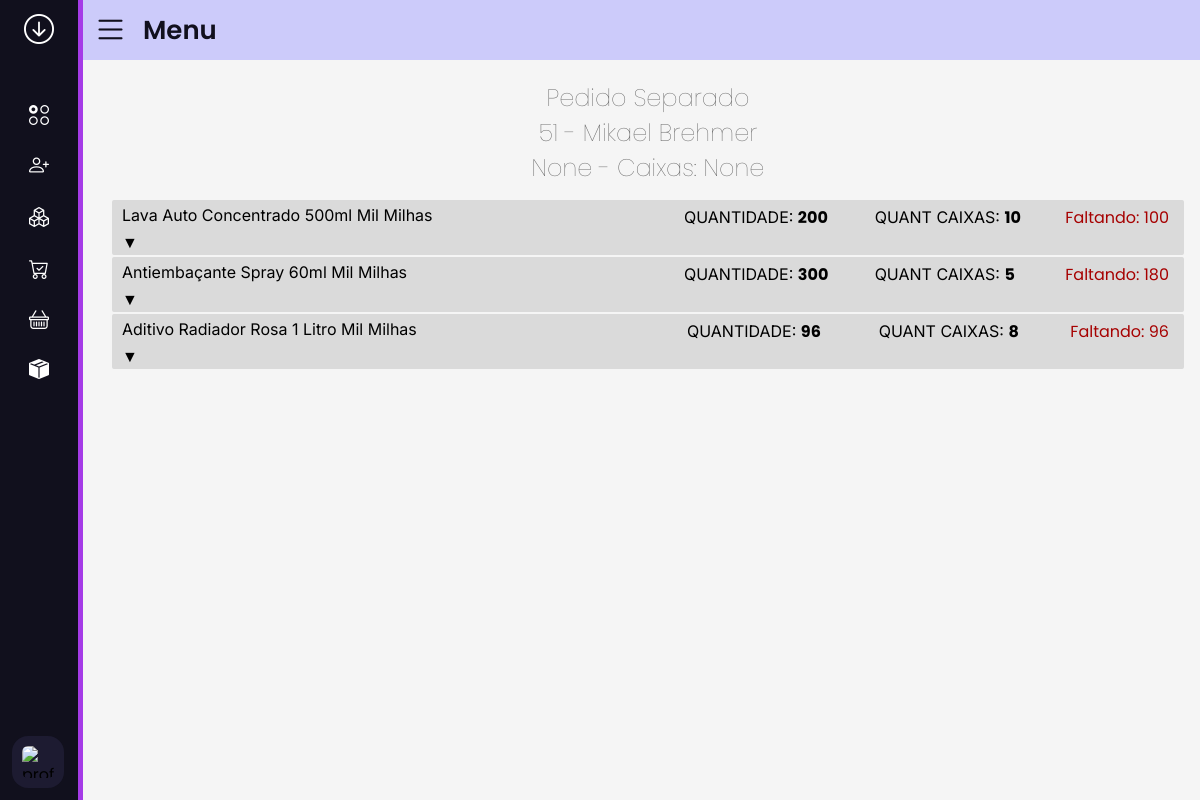
/vendas/expedicao/separando_ver/51/ (signed in), run on the app's committed database.
### vendas/models.py (models this page shows, shortened)
class Pedido(models.Model):
    STATUS_CHOICES = [
        ('em_aberto', 'Em Aberto'),
        ('aprovados', 'Aprovados'),
        ('separando', 'Separando'),
        ('conf_separacao', 'Conferência Separação'),
        ('separacao_finalizada', 'Separação Finalizada'),
        ('finalizados', 'Finalizados'),
        ('cancelado', 'Cancelado'),
    ]
    cliente = models.ForeignKey(Clientes, on_delete=models.CASCADE)
    data = models.DateTimeField(auto_now_add=True)
    status = models.CharField(max_length=20, choices=STATUS_CHOICES, default='em_aberto')
    usuario_responsavel = models.ForeignKey(User, on_delete=models.SET_NULL, null=True, blank=True)
    regime_venda = models.CharField(max_length=50, null=True, blank=True)
    quantidade_inicial_caixas = models.PositiveIntegerField(null=True, blank=True)
    class Meta:
        permissions = [
            ('alterar_status', 'can chance status'),
            ('criar_pedido_amostra', 'can create sample order')
        ]

class PedidoItem(models.Model):
    pedido = models.ForeignKey(Pedido, related_name='itens', on_delete=models.CASCADE)
    content_type = models.ForeignKey(ContentType, on_delete=models.PROTECT)
    object_id = models.PositiveIntegerField()
    produto = GenericForeignKey('content_type', 'object_id')
    quantidade = models.PositiveIntegerField()
    quantidade_caixas = models.PositiveIntegerField()

### cadastros/models.py (models this page shows, shortened)
class Clientes(models.Model):
    REGIME_CHOICES = [
        ('simples', 'Simples'),
        ('normal', 'Normal'),
    ]
    NOTA_CHOICES = [
        ('nota cheia', 'Nota Cheia'),
        ('meia nota', 'Meia Nota'),
        ('1/3 nota', '1/3 Nota'),
        ('70% valor 70% quantidade', '70% Valor 70% Quantidade')
    ]
    name = models.CharField(max_length=40)
    regime = models.CharField(max_length=10, choices=REGIME_CHOICES)
    cnpj = models.CharField(max_length=18) # Altere o tipo de campo conforme necessário
    ie = models.IntegerField()
    cep = models.IntegerField()  # Altere o tipo de campo conforme necessário
    estado = models.CharField(max_length=2)
    cidade = models.CharField(max_length=40)
    rua = models.CharField(max_length=45)
    numero = models.CharField(max_length=10)
    complemento = models.CharField(max_length=50)
    nota_fiscal = models.CharField(max_length=24, choices=NOTA_CHOICES)
    TabelaPreco = models.ForeignKey(TabelaPreco, on_delete=models.PROTECT, null=True, blank=True)
    vendedor = models.ForeignKey(Vendedores, on_delete=models.PROTECT, related_name='vendedor', null=True, blank=True)
    vendedor_2 = models.ForeignKey(Vendedores, on_delete=models.PROTECT, related_name='vendedor_adjunto', null=True,
                                   blank=True)
    Gerente_comercial = models.ForeignKey(Vendedores, on_delete=models.PROTECT, related_name='gerente_comercial',
                                          null=True, blank=True)
    def __str__(self):
        return self.name

class Products(models.Model):
    CATEGORY_CHOICES = [
        ('fabricado', 'Fabricado'),
        ('misto', 'Misto'),
        ('kit', 'Kit'),
        ('kit_variavel', 'Kit Variável'),
        ('materia_prima', 'Matéria Prima'),
    ]
    name = models.CharField(max_length=70)
    product_code = models.CharField(max_length=10, null=True, blank=True)
    product_bar_code = models.CharField(max_length=13, null=True, blank=True)
    box_bar_code = models.CharField(max_length=14, null=True, blank=True)
    category = models.CharField(max_length=15, choices=CATEGORY_CHOICES)
    unit = models.CharField(max_length=10)
    box_quantity = models.IntegerField(null=True, blank=True)
    gross_weight = models.DecimalField(max_digits=5, decimal_places=2, null=True, blank=True)
    net_weight = models.DecimalField(max_digits=5, decimal_places=2, null=True, blank=True)
    ncm = models.CharField(max_length=14, null=True, blank=True)
    cest = models.CharField(max_length=14, null=True, blank=True)
    estoq_minimo = models.IntegerField(null=True, blank=True)
    pedidos = GenericRelation('vendas.PedidoItem')

### vendas/views.py (the view)
# urls.py: path('expedicao/separando_ver/<int:pedido_id>/', views.expedicao_ver_separacao, name='expedicao_ver_separacao'),
@login_required
@permission_required('vendas.view_pedidoseparacao', raise_exception=True)
def expedicao_ver_separacao(request, pedido_id):
    pedido = get_object_or_404(Pedido, id=pedido_id)
    separacoes = PedidoSeparacao.objects.filter(pedido=pedido)
    return render(request, 'vendas/expedicao_ver_separacao.html', {
        'pedido': pedido,
        'separacoes': separacoes
    })

### vendas/templates/vendas/expedicao_ver_separacao.html (shortened to what this page needs)
{% extends 'side_menu.html' %}
{% load static %}
{% block head %}
    <link rel="stylesheet" href="{% static 'vendas/css/expedicao_separar_ver.css' %}">
{% endblock %}
{% block content %}
<h2 class="title">Pedido Separado</h2>
<h3 class="subtitle">{{ pedido.id }}  -  {{ pedido.cliente }}</h3>
<h3 class="subtitle-regime">{{pedido.regime_venda}} - Caixas: {{pedido.quantidade_inicial_caixas}}</h3>
<form method="POST">
    {% for item in pedido.itens.all %}
        <div class="produto-linha">
            <div class="container">
                <div class="Produto item-product"><p>{{ item.produto.name }}</p></div>
                <div class="Quantidade item-product"><p>QUANTIDADE: <strong class="strong"> {{ item.quantidade }} </strong> </p></div>
                <div class="Quantidade-Caixa item-product"><p>QUANT CAIXAS: <strong class="strong"> {{ item.quantidade_caixas }} </strong> </p></div>
                <div class="remaining-quantidade" id="remaining_{{ item.id }}"></div>
            </div>
        </div>
    {% endfor %}
</form>
{% endblock %}

### vendas/static/vendas/css/expedicao_separar_ver.css (style rules this page uses)
* { margin: 0; padding: 0; box-sizing: border-box; max-width: 100vw; font-family: 'Inter', sans-serif }
body, html { width: 100vw; height: 100vh; }
body { background-color: #f5f5f5; }
.h1, .h2, .h3, p { font-family: 'Inter', sans-serif }
@media screen and (min-width: 769px) and (max-width: 2000px) { .title, .subtitle, .subtitle-regime { text-align: center; color: #5b5b5b; font-size: 1.5rem; font-weight: lighter; } }
@media screen and (min-width: 769px) and (max-width: 2000px) { .subtitle-regime { padding-bottom: 15px; } }
@media screen and (min-width: 769px) and (max-width: 2000px) { .container { display: grid; grid-template-columns: 2fr 1fr 1fr 1fr; grid-column-gap: 10px; } }
@media screen and (min-width: 769px) and (max-width: 2000px) { .Produto { grid-column: span 2; } }
@media screen and (min-width: 769px) and (max-width: 2000px) { .Quantidade { grid-column: 3; } }
@media screen and (min-width: 769px) and (max-width: 2000px) { .Quantidade-Caixa { grid-column: 4; } }
@media screen and (min-width: 769px) and (max-width: 2000px) { .remaining-quantidade { grid-column: 5; color: #a60101; padding-right: 15px; } }
@media screen and (min-width: 769px) and (max-width: 2000px) { .produto-linha::after { content: "▼"; display: inline-block; font-size: 16px; cursor: pointer; transform: rotate(0deg); transition: transform 0.3s; } }
@media screen and (min-width: 769px) and (max-width: 2000px) { .produto-linha { background-color: #dadada; padding-top: 5px; padding-left: 10px; margin-bottom: 2px; border-radius: 2px; } }

### base_templates/side_menu.html (style rules this page uses)
* { margin: 0; padding: 0; box-sizing: border-box; font-family: 'Poppins', sans-serif; }

### data on the page
Pedido: id "51", cliente "Mikael Brehmer", regime_venda "None", quantidade_inicial_caixas "None"
PedidoItem: produto.name "Lava Auto Concentrado 500ml Mil Milhas", quantidade "200", quantidade_caixas "10"
PedidoItem: produto.name "Antiembaçante Spray 60ml Mil Milhas", quantidade "300", quantidade_caixas "5"
PedidoItem: produto.name "Aditivo Radiador Rosa 1 Litro Mil Milhas", quantidade "96", quantidade_caixas "8"
